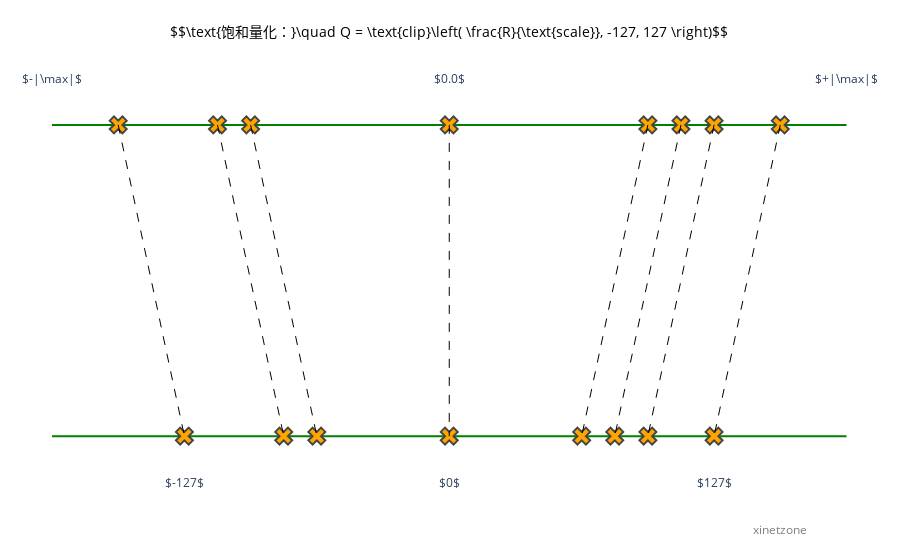

Source (notebook cell):
### Markdown cell above
### plotly 画出饱和量化

### Code cell
import plotly.graph_objects as go
import numpy as np
from IPython.display import display, HTML

# 注入 KaTeX 的 CSS 和 JS 资源，用于渲染数学公式
display(HTML("""
<link rel="stylesheet" href="https://cdn.jsdelivr.net/npm/katex@0.16.8/dist/katex.min.css" integrity="sha384-GvrOXuhMATgEsSwCs4smul74iXGOixntILdUW9XmUC6+HX0sLNAK3q71HotJqlAn" crossorigin="anonymous">
<script defer src="https://cdn.jsdelivr.net/npm/katex@0.16.8/dist/katex.min.js" integrity="sha384-cpW21h6RZv/phavutF+AuVYrr+dA8xD9zs6FwLpaCct6O9ctzYFfFr4dgmgccOTx" crossorigin="anonymous"></script>
<script defer src="https://cdn.jsdelivr.net/npm/katex@0.16.8/dist/contrib/auto-render.min.js" integrity="sha384-+VBxd3r6XgURycqtZ117nYw44OOcIax56Z4dCRWbxyPt0Koah1uHoK0o4+/RRE05" crossorigin="anonymous" onload="renderMathInElement(document.body);"></script>
"""))

# 1. 准备数据
# 上方数轴坐标
upper_line_x = np.linspace(-1.2, 1.2, 100)
upper_line_y = np.full_like(upper_line_x, 0.5)

# 下方数轴坐标
lower_line_x = np.linspace(-1.2, 1.2, 100)
lower_line_y = np.full_like(lower_line_x, -0.5)

# 上方数据点（示例）
upper_points_x = [-1, -0.7, -0.6, 0, 0.6, 0.7, 0.8, 1]
upper_points_y = [0.5] * len(upper_points_x)

# 下方数据点（示例，对应映射后位置）
lower_points_x = [-0.8, -0.5, -0.4, 0, 0.4, 0.5, 0.6, 0.8]
lower_points_y = [-0.5] * len(lower_points_x)

# 2. 创建 Plotly 图形对象
fig = go.Figure()

# 3. 添加上下绿色数轴
fig.add_trace(go.Scatter(
    x=upper_line_x, y=upper_line_y,
    mode='lines',
    line=dict(color='green', width=2),
    name='Upper Line'
))

fig.add_trace(go.Scatter(
    x=lower_line_x, y=lower_line_y,
    mode='lines',
    line=dict(color='green', width=2),
    name='Lower Line'
))

# 4. 添加橙色“×”标记
fig.add_trace(go.Scatter(
    x=upper_points_x, y=upper_points_y,
    mode='markers',
    marker=dict(color='orange', symbol='x', size=15, line=dict(width=2)),
    name='Upper Points'
))

fig.add_trace(go.Scatter(
    x=lower_points_x, y=lower_points_y,
    mode='markers',
    marker=dict(color='orange', symbol='x', size=15, line=dict(width=2)),
    name='Lower Points'
))

# 5. 添加虚线映射关系
for u_x, l_x in zip(upper_points_x, lower_points_x):
    fig.add_trace(go.Scatter(
        x=[u_x, l_x], y=[0.5, -0.5],
        mode='lines',
        line=dict(color='black', dash='dash', width=1),
        showlegend=False  # 不显示在图例
    ))

# 6. 添加 KaTeX 公式标注
fig.add_annotation(
    x=0, y=0.8,
    text=r'$$\text{饱和量化：}\quad Q = \text{clip}\left( \frac{R}{\text{scale}}, -127, 127 \right)$$',
    showarrow=False,
    font=dict(size=14, color='black')
)

# 7. 添加文本标注（使用 KaTeX 语法，用 $ 包裹公式）
# 上方刻度，KaTeX 用 $ 包裹公式
fig.add_annotation(
    x=-1.2, y=0.65,
    text=r'$-|\max|$',
    showarrow=False,
    font=dict(size=12)
)
fig.add_annotation(
    x=0, y=0.65,
    text=r'$0.0$',
    showarrow=False,
    font=dict(size=12)
)
fig.add_annotation(
    x=1.2, y=0.65,
    text=r'$+|\max|$',
    showarrow=False,
    font=dict(size=12)
)

# 下方刻度
fig.add_annotation(
    x=-0.8, y=-0.65,
    text=r'$-127$',
    showarrow=False,
    font=dict(size=12)
)
fig.add_annotation(
    x=0, y=-0.65,
    text=r'$0$',
    showarrow=False,
    font=dict(size=12)
)
fig.add_annotation(
    x=0.8, y=-0.65,
    text=r'$127$',
    showarrow=False,
    font=dict(size=12)
)

# 右下角标识
fig.add_annotation(
    x=1.0, y=-0.8,
    text='xinetzone',
    showarrow=False,
    font=dict(size=12, color='gray'),
    align='right'
)

# 8. 布局设置（隐藏坐标轴、调整边距等）
fig.update_layout(
    xaxis=dict(showticklabels=False, showgrid=False, zeroline=False),
    yaxis=dict(showticklabels=False, showgrid=False, zeroline=False),
    margin=dict(l=20, r=20, t=20, b=20), # 给公式预留空间
    hovermode='closest',
    showlegend=False,  # 隐藏图例（如需显示可设为 True）
    paper_bgcolor='white',
    plot_bgcolor='white',
)

# 9. 显示图形
fig.show()

### Figure 1 — Plotly figure (JSON) as saved in the notebook; plotly's stock layout.template omitted (floating-point values rounded to 4 significant figures)
{"data": [{"line": {"color": "green", "width": 2}, "mode": "lines", "name": "Upper Line", "type": "scatter", "x": [-1.2, -1.176, -1.152, -1.127, -1.103, -1.079, -1.055, -1.03, -1.006, -0.9818, -0.9576, -0.9333, -0.9091, -0.8848, -0.8606, -0.8364, -0.8121, -0.7879, -0.7636, -0.7394, -0.7152, -0.6909, -0.6667, -0.6424, -0.6182, -0.5939, -0.5697, -0.5455, -0.5212, -0.497, -0.4727, -0.4485, -0.4242, -0.4, -0.3758, -0.3515, -0.3273, -0.303, -0.2788, -0.2545, -0.2303, -0.2061, -0.1818, -0.1576, -0.1333, -0.1091, -0.08485, -0.06061, -0.03636, -0.01212, 0.01212, 0.03636, 0.06061, 0.08485, 0.1091, 0.1333, 0.1576, 0.1818, 0.2061, 0.2303, 0.2545, 0.2788, 0.303, 0.3273, 0.3515, 0.3758, 0.4, 0.4242, 0.4485, 0.4727, 0.497, 0.5212, 0.5455, 0.5697, 0.5939, 0.6182, 0.6424, 0.6667, 0.6909, 0.7152, 0.7394, 0.7636, 0.7879, 0.8121, 0.8364, 0.8606, 0.8848, 0.9091, 0.9333, 0.9576, 0.9818, 1.006, 1.03, 1.055, 1.079, 1.103, 1.127, 1.152, 1.176, 1.2], "y": [0.5, 0.5, 0.5, 0.5, 0.5, 0.5, 0.5, 0.5, 0.5, 0.5, 0.5, 0.5, 0.5, 0.5, 0.5, 0.5, 0.5, 0.5, 0.5, 0.5, 0.5, 0.5, 0.5, 0.5, 0.5, 0.5, 0.5, 0.5, 0.5, 0.5, 0.5, 0.5, 0.5, 0.5, 0.5, 0.5, 0.5, 0.5, 0.5, 0.5, 0.5, 0.5, 0.5, 0.5, 0.5, 0.5, 0.5, 0.5, 0.5, 0.5, 0.5, 0.5, 0.5, 0.5, 0.5, 0.5, 0.5, 0.5, 0.5, 0.5, 0.5, 0.5, 0.5, 0.5, 0.5, 0.5, 0.5, 0.5, 0.5, 0.5, 0.5, 0.5, 0.5, 0.5, 0.5, 0.5, 0.5, 0.5, 0.5, 0.5, 0.5, 0.5, 0.5, 0.5, 0.5, 0.5, 0.5, 0.5, 0.5, 0.5, 0.5, 0.5, 0.5, 0.5, 0.5, 0.5, 0.5, 0.5, 0.5, 0.5]}, {"line": {"color": "green", "width": 2}, "mode": "lines", "name": "Lower Line", "type": "scatter", "x": [-1.2, -1.176, -1.152, -1.127, -1.103, -1.079, -1.055, -1.03, -1.006, -0.9818, -0.9576, -0.9333, -0.9091, -0.8848, -0.8606, -0.8364, -0.8121, -0.7879, -0.7636, -0.7394, -0.7152, -0.6909, -0.6667, -0.6424, -0.6182, -0.5939, -0.5697, -0.5455, -0.5212, -0.497, -0.4727, -0.4485, -0.4242, -0.4, -0.3758, -0.3515, -0.3273, -0.303, -0.2788, -0.2545, -0.2303, -0.2061, -0.1818, -0.1576, -0.1333, -0.1091, -0.08485, -0.06061, -0.03636, -0.01212, 0.01212, 0.03636, 0.06061, 0.08485, 0.1091, 0.1333, 0.1576, 0.1818, 0.2061, 0.2303, 0.2545, 0.2788, 0.303, 0.3273, 0.3515, 0.3758, 0.4, 0.4242, 0.4485, 0.4727, 0.497, 0.5212, 0.5455, 0.5697, 0.5939, 0.6182, 0.6424, 0.6667, 0.6909, 0.7152, 0.7394, 0.7636, 0.7879, 0.8121, 0.8364, 0.8606, 0.8848, 0.9091, 0.9333, 0.9576, 0.9818, 1.006, 1.03, 1.055, 1.079, 1.103, 1.127, 1.152, 1.176, 1.2], "y": [-0.5, -0.5, -0.5, -0.5, -0.5, -0.5, -0.5, -0.5, -0.5, -0.5, -0.5, -0.5, -0.5, -0.5, -0.5, -0.5, -0.5, -0.5, -0.5, -0.5, -0.5, -0.5, -0.5, -0.5, -0.5, -0.5, -0.5, -0.5, -0.5, -0.5, -0.5, -0.5, -0.5, -0.5, -0.5, -0.5, -0.5, -0.5, -0.5, -0.5, -0.5, -0.5, -0.5, -0.5, -0.5, -0.5, -0.5, -0.5, -0.5, -0.5, -0.5, -0.5, -0.5, -0.5, -0.5, -0.5, -0.5, -0.5, -0.5, -0.5, -0.5, -0.5, -0.5, -0.5, -0.5, -0.5, -0.5, -0.5, -0.5, -0.5, -0.5, -0.5, -0.5, -0.5, -0.5, -0.5, -0.5, -0.5, -0.5, -0.5, -0.5, -0.5, -0.5, -0.5, -0.5, -0.5, -0.5, -0.5, -0.5, -0.5, -0.5, -0.5, -0.5, -0.5, -0.5, -0.5, -0.5, -0.5, -0.5, -0.5]}, {"marker": {"color": "orange", "line": {"width": 2}, "size": 15, "symbol": "x"}, "mode": "markers", "name": "Upper Points", "type": "scatter", "x": [-1, -0.7, -0.6, 0, 0.6, 0.7, 0.8, 1], "y": [0.5, 0.5, 0.5, 0.5, 0.5, 0.5, 0.5, 0.5]}, {"marker": {"color": "orange", "line": {"width": 2}, "size": 15, "symbol": "x"}, "mode": "markers", "name": "Lower Points", "type": "scatter", "x": [-0.8, -0.5, -0.4, 0, 0.4, 0.5, 0.6, 0.8], "y": [-0.5, -0.5, -0.5, -0.5, -0.5, -0.5, -0.5, -0.5]}, {"line": {"color": "black", "dash": "dash", "width": 1}, "mode": "lines", "showlegend": false, "type": "scatter", "x": [-1, -0.8], "y": [0.5, -0.5]}, {"line": {"color": "black", "dash": "dash", "width": 1}, "mode": "lines", "showlegend": false, "type": "scatter", "x": [-0.7, -0.5], "y": [0.5, -0.5]}, {"line": {"color": "black", "dash": "dash", "width": 1}, "mode": "lines", "showlegend": false, "type": "scatter", "x": [-0.6, -0.4], "y": [0.5, -0.5]}, {"line": {"color": "black", "dash": "dash", "width": 1}, "mode": "lines", "showlegend": false, "type": "scatter", "x": [0, 0], "y": [0.5, -0.5]}, {"line": {"color": "black", "dash": "dash", "width": 1}, "mode": "lines", "showlegend": false, "type": "scatter", "x": [0.6, 0.4], "y": [0.5, -0.5]}, {"line": {"color": "black", "dash": "dash", "width": 1}, "mode": "lines", "showlegend": false, "type": "scatter", "x": [0.7, 0.5], "y": [0.5, -0.5]}, {"line": {"color": "black", "dash": "dash", "width": 1}, "mode": "lines", "showlegend": false, "type": "scatter", "x": [0.8, 0.6], "y": [0.5, -0.5]}, {"line": {"color": "black", "dash": "dash", "width": 1}, "mode": "lines", "showlegend": false, "type": "scatter", "x": [1, 0.8], "y": [0.5, -0.5]}], "layout": {"annotations": [{"font": {"color": "black", "size": 14}, "showarrow": false, "text": "$$\\text{饱和量化：}\\quad Q = \\text{clip}\\left( \\frac{R}{\\text{scale}}, -127, 127 \\right)$$", "x": 0, "y": 0.8}, {"font": {"size": 12}, "showarrow": false, "text": "$-|\\max|$", "x": -1.2, "y": 0.65}, {"font": {"size": 12}, "showarrow": false, "text": "$0.0$", "x": 0, "y": 0.65}, {"font": {"size": 12}, "showarrow": false, "text": "$+|\\max|$", "x": 1.2, "y": 0.65}, {"font": {"size": 12}, "showarrow": false, "text": "$-127$", "x": -0.8, "y": -0.65}, {"font": {"size": 12}, "showarrow": false, "text": "$0$", "x": 0, "y": -0.65}, {"font": {"size": 12}, "showarrow": false, "text": "$127$", "x": 0.8, "y": -0.65}, {"align": "right", "font": {"color": "gray", "size": 12}, "showarrow": false, "text": "xinetzone", "x": 1, "y": -0.8}], "hovermode": "closest", "margin": {"b": 20, "l": 20, "r": 20, "t": 20}, "paper_bgcolor": "white", "plot_bgcolor": "white", "showlegend": false, "xaxis": {"showgrid": false, "showticklabels": false, "zeroline": false}, "yaxis": {"showgrid": false, "showticklabels": false, "zeroline": false}}}
